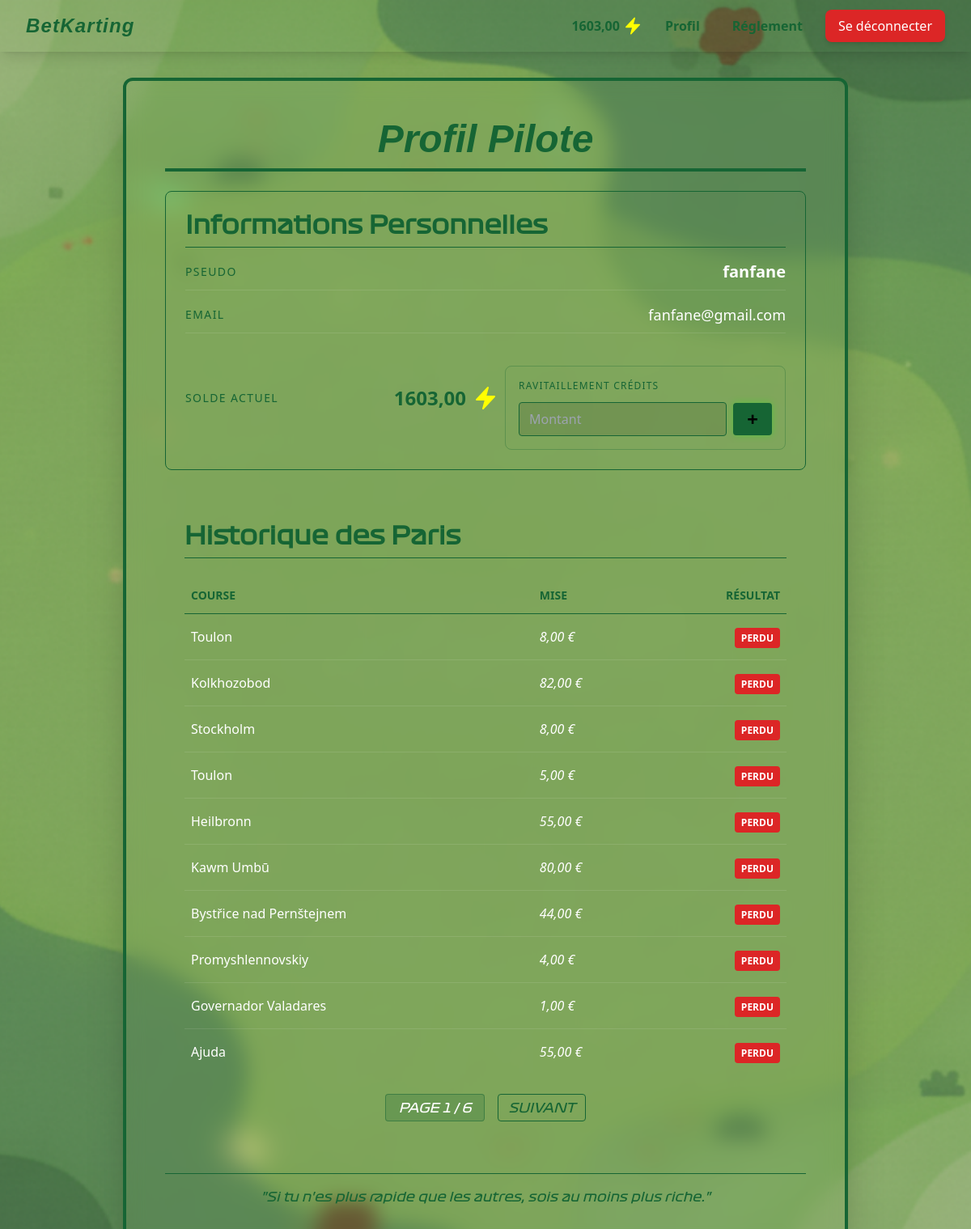
/profile/ (signed in), run on the app's committed database.
### betkarting_app/models.py (models this page shows, shortened)
class CustomUser(AbstractUser):
    balance = models.DecimalField(max_digits=10, decimal_places=2, default=10000)

class Pari(models.Model):
    user = models.ForeignKey(CustomUser, on_delete=models.CASCADE)
    course = models.ForeignKey(Course, on_delete=models.CASCADE)
    pilote_choisi = models.ForeignKey(Pilote, on_delete=models.CASCADE)
    montant = models.DecimalField(max_digits=10, decimal_places=2)
    multiplicateur = models.FloatField(default=1.0)
    resultat = models.CharField(max_length=20, null=True, blank=True)  # "gagné", "perdu"
    date = models.DateTimeField(auto_now_add=True)

class Course(models.Model):
    ville = models.CharField(max_length=100)
    record = models.FloatField()
    pilotes = models.ManyToManyField('Pilote', through='Participation')
    date_fin_paris = models.DateTimeField(null=True, blank=True)
    date_debut = models.DateTimeField(default=timezone.now) # Ajout
    resultat_calcule = models.BooleanField(default=False) # Ajout
    gagnant = models.ForeignKey('Pilote', on_delete=models.SET_NULL, null=True, blank=True,related_name='gagnant_des_courses')

### betkarting_app/views.py (the view)
# urls.py: path('profile/', views.profile, name='profile'),
def profile(request):
    pari_list = request.user.pari_set.all().order_by('-date')
    paginator = Paginator(pari_list, 10)
    page_number = request.GET.get('page')
    page_obj = paginator.get_page(page_number)
    context = {
        'user': request.user,
        'page_obj': page_obj
    }
    return render(request, 'betkarting_app/profile.html', context)

### betkarting_app/templates/betkarting_app/profile.html (shortened to what this page needs)
{% extends "betkarting_app/base.html" %}
{% block content %}
<div
  class="reglement-container p-4 sm:p-8 md:p-12 max-w-4xl mx-auto rounded-xl shadow-2xl border-4 border-primary-green backdrop-blur-md text-white">
  <h1
    class="text-4xl sm:text-5xl font-extrabold text-center mb-6 border-b-4 border-primary-green pb-3 font-pro-racing italic text-primary-green">
    Profil Pilote
  </h1>
  <div class="mb-10 p-6 rounded-lg border border-primary-green ">
    <h2 class="text-3xl font-bold mb-4 font-f1-custom border-b border-primary-green pb-2 text-primary-green">
      Informations Personnelles
    </h2>
    <div class="space-y-4">
      <div class="flex items-center justify-between border-b border-white/10 pb-2">
        <span class="text-primary-green uppercase text-sm tracking-widest">Pseudo</span>
        <span class="text-xl font-bold">{{ user.username }}</span>
      </div>
      <div class="flex items-center justify-between border-b border-white/10 pb-2">
        <span class="text-primary-green uppercase text-sm tracking-widest">Email</span>
        <span class="text-lg">{{ user.email }}</span>
      </div>
      <div class="flex items-center justify-between">
        <span class="text-primary-green uppercase text-sm tracking-widest">Solde Actuel</span>
        <div class="flex items-center gap-2">
          <span class="text-2xl font-black text-primary-green">{{ user.balance }}</span>
          <svg xmlns="http://www.w3.org/2000/svg" fill="yellow" viewBox="0 0 24 24" stroke-width="1.5" stroke="yellow"
            class="size-8">
            <path stroke-linecap="round" stroke-linejoin="round"
              d="m3.75 13.5 10.5-11.25L12 10.5h8.25L9.75 21.75 12 13.5H3.75Z" />
          </svg>
       <div class="mt-6 p-4 rounded-lg  border border-primary-green/30">
  <span class="text-primary-green uppercase text-xs tracking-widest block mb-3">Ravitaillement Crédits</span>
  <form action="{% url 'add_credit' %}" method="post" class="flex items-center gap-2">
    <input type="number" name="amount" placeholder="Montant"   step="1" min="1" required  class="flex-grow bg-black/10 border border-primary-green text-white px-3 py-2 rounded focus:outline-none focus:ring-2 focus:ring-primary-green transition-all">
    <button  type="submit" class="bg-primary-green hover:bg-green-500 text-black font-black text-2xl w-12 h-10 rounded flex items-center justify-center transition-transform active:scale-95 shadow-[0_0_10px_rgba(0,255,0,0.3)]" title="Ajouter au crédit" >
      +
    </button>
  </form>
</div>
        </div>
      </div>
    </div>
  </div>
  <div class="mb-10 p-6 rounded-lg">
    <h2 class="text-3xl font-bold mb-6 font-f1-custom border-b border-primary-green pb-2 text-primary-green">
      Historique des Paris
    </h2>
    <div class="overflow-x-auto">
      <table class="w-full text-left">
        <thead>
          <tr class="text-primary-green uppercase text-sm border-b border-primary-green">
            <th class="py-3 px-2">Course</th>
            <th class="py-3 px-2">Mise</th>
            <th class="py-3 px-2 text-right">Résultat</th>
          </tr>
        </thead>
        <tbody class="divide-y divide-white/10">
  {% for bet in page_obj %}
  <tr class="hover:bg-white/5 transition-colors">
    <td class="py-4 px-2 font-medium">{{ bet.course.ville }}</td>
    <td class="py-4 px-2 italic">{{ bet.montant }} €</td>
    <td class="py-4 px-2 text-right">
       {% if bet.resultat == "gagné" %}
          <span class="bg-green-600 text-white px-2 py-1 rounded text-xs font-bold">GAGNÉ</span>
       {% elif bet.resultat == "perdu" %}
          <span class="bg-red-600 text-white px-2 py-1 rounded text-xs font-bold">PERDU</span>
       {% else %}
          <span class="bg-gray-600 text-white px-2 py-1 rounded text-xs font-bold">EN ATTENTE</span>
       {% endif %}
    </td>
  </tr>
  {% endfor %}
</tbody>
      </table>
      <div class="mt-6 flex justify-center items-center gap-4 font-f1-custom italic">
    <span class="text-white bg-primary-green/20 px-4 py-1 rounded border border-primary-green/50">
        PAGE {{ page_obj.number }} / {{ page_obj.paginator.num_pages }}
    </span>
    {% if page_obj.has_next %}
        <a href="?page={{ page_obj.next_page_number }}"
           class="text-primary-green hover:text-white transition-all border border-primary-green px-3 py-1 rounded">
           SUIVANT
        </a>
    {% endif %}
</div>
    </div>
  </div>
  <div class="mt-10 pt-4 border-t border-primary-green text-center text-md text-primary-green font-f1-custom italic">
    "Si tu n'es plus rapide que les autres, sois au moins plus riche."
  </div>
</div>
{% endblock %}

### betkarting_app/templates/betkarting_app/base.html (shortened to what this page needs)
{% load static %}
<!DOCTYPE html>
<html lang="fr">
<head>
    <script src="https://cdn.tailwindcss.com"></script>
    {% load static %}
</head>
<body class="bg-gray-100 min-h-screen flex flex-col bg-cover bg-center bg-fixed
    {% if request.resolver_match.url_name == 'home' %}
        bg-kart-bg
    {% else %}
        bg-kart-bg-no-road
    {% endif %}
">
    <header class="shadow-lg z-10 w-full ">
        <nav class="w-full px-4 sm:px-6 lg:px-8 py-3 flex justify-between items-center relative">
            <a href="{% url 'home' %}"
                class="font-pro-racing italic text-2xl font-bold tracking-wider text-primary-green hover:text-gray-200 transition duration-150 z-20">
                BetKarting
            </a>
            <div class="space-x-4 flex items-center z-20">
                {% if user.is_authenticated %}
                <div class="flex items-center gap-1">
                    <h2 class="flex font-bold text-primary-green items-center gap-1"> {{user.balance}}
                        <svg xmlns="http://www.w3.org/2000/svg" fill="yellow" viewBox="0 0 24 24" stroke-width="1.5"
                            stroke="yellow" class="size-6">
                            <path stroke-linecap="round" stroke-linejoin="round"
                                d="m3.75 13.5 10.5-11.25L12 10.5h8.25L9.75 21.75 12 13.5H3.75Z" />
                        </svg>
                    </h2>
                </div>
                <a href="{% url 'profile' %}"
                    class="text-primary-green font-bold hover:text-black  px-3 py-2 rounded-md transition duration-150">
                    Profil
                </a>
                <a href="{% url 'reglement' %}"
                    class="text-primary-green  font-bold hover:text-black  px-3 py-2 rounded-md transition duration-150">
                    Réglement
                </a>
                <form action="{% url 'logout' %}" method="post">
                    <button type="submit"
                        class="bg-red-600 hover:bg-red-700 text-white font-medium py-2 px-4 rounded-lg transition duration-150 shadow-md">
                        Se déconnecter
                    </button>
                </form>
                {% endif %}
            </div>
        </nav>
    </header>
    <main class="flex-grow w-full px-0 py-8 z-10 max-w-none">{% block content %}{% endblock %}
    </main>
</body>
</html>

### data on the page
CustomUser: balance "1603,00", username "fanfane", email "fanfane@gmail.com"
Pari: course.ville "Toulon", montant "8,00", resultat "PERDU"
Pari: course.ville "Kolkhozobod", montant "82,00", resultat "PERDU"
Pari: course.ville "Stockholm", montant "8,00", resultat "PERDU"
Pari: course.ville "Toulon", montant "5,00", resultat "PERDU"
Pari: course.ville "Heilbronn", montant "55,00", resultat "PERDU"
Pari: course.ville "Kawm Umbū", montant "80,00", resultat "PERDU"
Pari: course.ville "Bystřice nad Pernštejnem", montant "44,00", resultat "PERDU"
Pari: course.ville "Promyshlennovskiy", montant "4,00", resultat "PERDU"
Pari: course.ville "Governador Valadares", montant "1,00", resultat "PERDU"
Pari: course.ville "Ajuda", montant "55,00", resultat "PERDU"

### other printed values
{{ page_obj.number }} "1"
{{ page_obj.paginator.num_pages }} "6"
